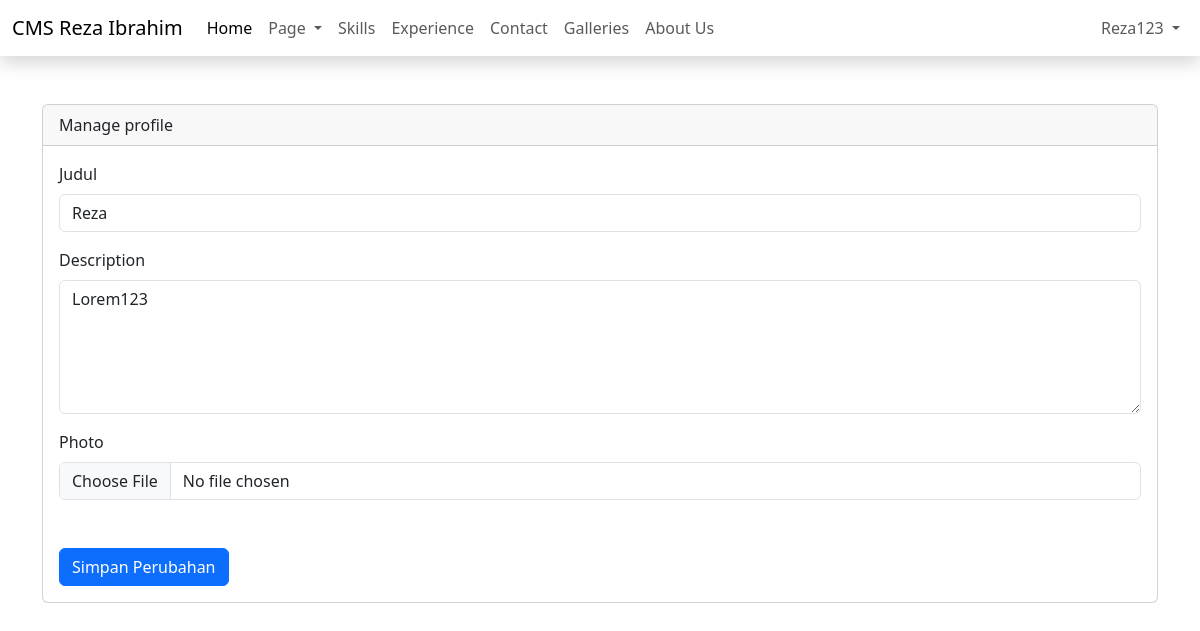
The page /admin/dashboard.php?page=manage-profile (signed in) on the database as committed earlier.
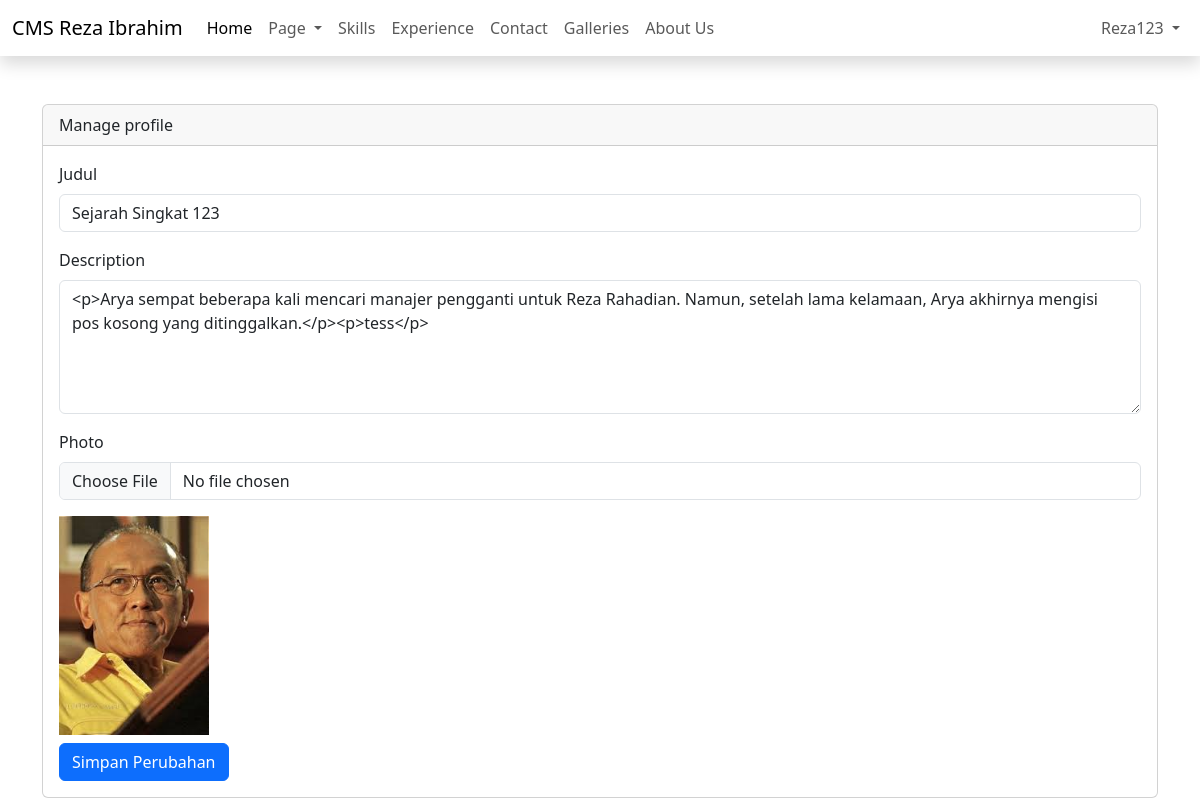
The same page on the database as committed later.
### tables this page shows
CREATE TABLE `profiles` (
  `id` int(11) NOT NULL,
  `profile_name` varchar(45) DEFAULT NULL,
  `description` text DEFAULT NULL,
  `photo` varchar(100) DEFAULT NULL
);

### admin/content/manage-profile.php (the view, shortened to what this page needs)
<?php
include "config/koneksi.php";
$selectProfile = mysqli_query($config, "SELECT * FROM profiles");
$row = mysqli_fetch_assoc($selectProfile);
?>
<form action="" method="post" enctype="multipart/form-data">
    <div>
        <div class="mb-3">
            <label class="form-label">Judul</label>
            <input type="text"
                value="<?php echo !isset($row['profile_name']) ? '' : $row['profile_name'] ?>" class="form-control" name="profile_name">
        </div>
        <div class="mb-3">
            <label class="form-label">Description</label>
            <textarea id="summernote" class="form-control" name="description" cols="30" rows="5"><?php echo !isset($row['description']) ? "" : $row['description'] ?></textarea>
        </div>
        <div class="mb-3">
            <label class="form-label">Photo</label>
            <input type="file" name="photo" class="form-control">
        </div>
        <img src="uploads/<?php echo $row['photo'] ?>" width="150" alt=""><br>
        <button type="submit" name="simpan" class="btn btn-primary mt-2">Simpan Perubahan</button>
    </div>
</form>

### admin/dashboard.php (shortened to what this page needs)
<?php
$_name = isset($_SESSION['NAME']) ? $_SESSION['NAME'] : '';
?>
<!DOCTYPE html>
<html lang="en">
<head>
    <link href="https://cdn.jsdelivr.net/npm/bootstrap@5.3.6/dist/css/bootstrap.min.css" rel="stylesheet">
    <link href="https://cdn.jsdelivr.net/npm/summernote@0.9.0/dist/summernote-lite.min.css" rel="stylesheet">
    <link rel="stylesheet" href="https://cdn.datatables.net/2.3.1/css/dataTables.dataTables.css" />
</head>
<body>
    <div class="wrapper">
        <?php include 'inc/header.php'; ?>
        <div class="content mt-5">
            <div class="container">
                <div class="row justify-content-center">
                    <div class="col-sm-12">
                        <div class="card">
                            <div class="card-header">
                                <?php echo isset($_GET['page']) ? str_replace("-", " ", ucfirst($_GET['page'])) : 'Home' ?>
                            </div>
                            <div class="card-body">
                                <?php
                                if (isset($_GET['page'])) {
                                    if (file_exists("content/" . $_GET['page'] . ".php")) {
                                        include('content/' . $_GET['page'] . ".php");
                                    } else {
                                        include "content/notfound.php";
                                    }
                                } else {
                                    include 'content/home.php';
                                }
                                ?>
                            </div>
                        </div>
                    </div>
                </div>
            </div>
        </div>
    </div>
</body>
</html>

### admin/inc/header.php (shortened to what this page needs)
<header class="shadow">
    <nav class="navbar navbar-expand-lg bg-body-white">
        <div class="container-fluid">
            <a class="navbar-brand" href="#">CMS Reza Ibrahim</a>
            <div class="collapse navbar-collapse" id="navbarSupportedContent">
                <ul class="navbar-nav me-auto mb-2 mb-lg-0">
                    <li class="nav-item">
                        <a class="nav-link active" aria-current="page" href="#">Home</a>
                    </li>
                    <li class="nav-item dropdown">
                        <a class="nav-link dropdown-toggle" href="#" role="button" data-bs-toggle="dropdown" aria-expanded="false">
                            Page
                        </a>
                    </li>
                    <li class="nav-item">
                        <a class="nav-link" href="?page=manage-skill">Skills</a>
                    </li>
                    <li class="nav-item">
                        <a class="nav-link" href="?page=manage-experience">Experience</a>
                    </li>
                    <li class="nav-item">
                        <a class="nav-link" href="?page=manage-contact">Contact</a>
                    </li>
                    <li class="nav-item">
                        <a class="nav-link" href="?page=manage-gallery">Galleries</a>
                    </li>
                    <li class="nav-item">
                        <a class="nav-link" href="?page=manage-about">About Us</a>
                    </li>
                </ul>
                <ul class="navbar-nav mr-auto mb-2 mb-lg-0">
                    <li class="nav-item dropdown">
                        <a class="nav-link dropdown-toggle" href="#" role="button" data-bs-toggle="dropdown" aria-expanded="false">
                            <?php echo $_name ?>
                        </a>
                    </li>
                </ul>
            </div>
        </div>
    </nav>
</header>

Rows that differ between the two databases and show on the page:
removed profiles: profile_name "Reza", description "Lorem123"
added profiles: profile_name "Sejarah Singkat 123", description "<p>Arya sempat beberapa kali mencari manajer pengganti untuk Reza Rahadian. Namun, setelah lama kelamaan, Arya akhirnya mengisi pos kosong yang ditinggalkan.</p><p>tess</p>", photo (picture)
